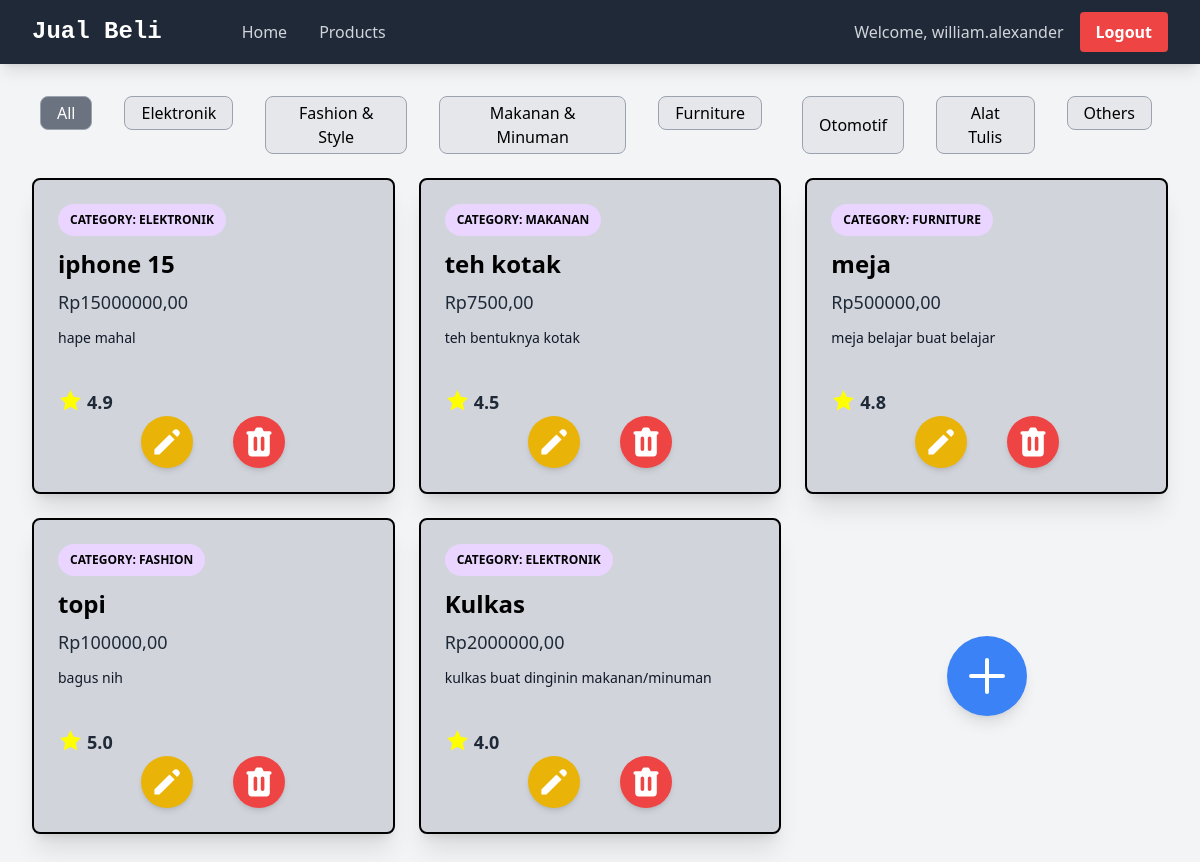
Screenshot of /show_product/ (signed in) with the database file from the repository.
### main/models.py (models this page shows, shortened)
class Product(models.Model):
    user = models.ForeignKey(User, on_delete=models.CASCADE)
    id = models.UUIDField(primary_key=True, default=uuid.uuid4, editable=False)
    name = models.CharField(max_length=255)
    price = models.IntegerField()
    description = models.TextField()
    stock = models.IntegerField()
    ratings = models.FloatField()
    category_choices = [
        ("elektronik", "Elektronik"),
        ("fashion", "Fashion & Style"),
        ("makanan", "Makanan & Minuman"),
        ("furniture", "Furniture"),
        ("otomotif", "Otomotif"),
        ("alattulis", "Alat Tulis"),
        ("others", "Others")
    ]
    category = models.CharField(max_length=20, choices=category_choices)

### main/views.py (the view)
# urls.py: path("show_product/", show_product, name="show_product"),
def show_product(request):
    product_entries = Product.objects.filter(user=request.user)
    context = {
        "category": "all",
        "product_entries": product_entries,
    }
    return render(request, "show_product.html", context)

### main/templates/show_product.html (shortened to what this page needs)
{% extends "base.html" %}
{% load static %}
{% block content %}
{% include "navbar.html" %}
    <div class="overflow-x-hidden px-4 md:px-8 pb-8 pt-24 min-h-screen bg-gray-100 flex flex-col">
        <div class="flex space-x-4">
            <a href="{% url 'main:show_product' %}"><div class="bg-gray-200 mx-2 px-4 py-1 border border-gray-400 rounded-lg flex items-center justify-center {% if category == 'all' %} bg-gray-500 text-white {% else %} hover:bg-gray-300 {% endif %}">
                <p class="text-center">All</p>
            </div></a>
            <a href="{% url 'main:show_product_by_category' 'elektronik' %}"><div class="bg-gray-200 mx-2 px-4 py-1 border border-gray-400 rounded-lg flex items-center justify-center {% if category == 'elektronik' %} bg-gray-500 text-white {% else %} hover:bg-gray-300 {% endif %}">
                <p class="text-center">Elektronik</p>
            </div></a>
            <a href="{% url 'main:show_product_by_category' 'fashion' %}"><div class="bg-gray-200 mx-2 px-4 py-1 border border-gray-400 rounded-lg flex items-center justify-center {% if category == 'fashion' %} bg-gray-500 text-white {% else %} hover:bg-gray-300 {% endif %}">
                <p class="text-center">Fashion & Style</p>
            </div></a>
            <a href="{% url 'main:show_product_by_category' 'makanan' %}"><div class="bg-gray-200 mx-2 px-4 py-1 border border-gray-400 rounded-lg flex items-center justify-center {% if category == 'makanan' %} bg-gray-500 text-white {% else %} hover:bg-gray-300 {% endif %}">
                <p class="text-center">Makanan & Minuman</p>
            </div></a>
            <a href="{% url 'main:show_product_by_category' 'furniture' %}"><div class="bg-gray-200 mx-2 px-4 py-1 border border-gray-400 rounded-lg flex items-center justify-center {% if category == 'furniture' %} bg-gray-500 text-white {% else %} hover:bg-gray-300 {% endif %}">
                <p class="text-center">Furniture</p>
            </div></a>
            <a href="{% url 'main:show_product_by_category' 'otomotif' %}"><div class="bg-gray-200 mx-2 px-4 py-1 border border-gray-400 rounded-lg flex items-center justify-center {% if category == 'otomotif' %} bg-gray-500 text-white {% else %} hover:bg-gray-300 {% endif %}">
                <p class="text-center">Otomotif</p></a>
            </div></a>
            <a href="{% url 'main:show_product_by_category' 'alattulis' %}"><div class="bg-gray-200 mx-4 px-4 py-1 border border-gray-400 rounded-lg flex items-center justify-center {% if category == 'alattulis' %} bg-gray-500 text-white {% else %} hover:bg-gray-300 {% endif %}">
                <a href="{% url 'main:show_product_by_category' 'alattulis' %}"><p class="text-center">Alat Tulis</p>
            </div></a>
            <a href="{% url 'main:show_product_by_category' 'others' %}"><div class="bg-gray-200 mx-4 px-4 py-1 border border-gray-400 rounded-lg flex items-center justify-center {% if category == 'others' %} bg-gray-500 text-white {% else %} hover:bg-gray-300 {% endif %}">
                <p class="text-center">Others</p>
            </div></a>
        </div>
        <br>
        {% if not product_entries %}
        <div class="mt-12 ml-16 mb-0">
            <a href="{% url 'main:create_new_product' %}" class="inline-flex bg-blue-500 text-white p-2 rounded-full shadow-lg hover:bg-blue-600">
                <svg xmlns="http://www.w3.org/2000/svg" class="w-12 h-12" fill="none" viewBox="0 0 24 24" stroke="currentColor">
                    <path stroke-linecap="round" stroke-linejoin="round" stroke-width="2" d="M12 4v16m8-8H4" />
                </svg>
            </a>
        </div>
        <div class="flex flex-col items-center justify-center min-h-[24rem] p-6">
            <img src="{% static 'image/data-not-found.png' %}" alt="not found" class=""/>
            <p class="text-center text-gray-600 mt-4">Belum ada produk disini</p>
        </div>
        {% else %}
        <div class="grid grid-cols-1 sm:grid-cols-2 lg:grid-cols-3 gap-6">
            {% for product_entry in product_entries %}
                {% include 'card_product.html' with product_entry=product_entry %}
            {% endfor %}
            <div class="flex items-center justify-center min-h-[200px]">
                <a href="{% url 'main:create_new_product' %}" class="inline-flex bg-blue-500 text-white p-4 rounded-full shadow-lg hover:bg-blue-600 transition-colors">
                    <svg xmlns="http://www.w3.org/2000/svg" class="w-12 h-12" fill="none" viewBox="0 0 24 24" stroke="currentColor">
                        <path stroke-linecap="round" stroke-linejoin="round" stroke-width="2" d="M12 4v16m8-8H4" />
                    </svg>
                </a>
            </div>
        </div>
        {% endif %}
{% endblock content %}

### templates/navbar.html (shortened to what this page needs)
<nav class="bg-gray-800 shadow-lg fixed top-0 left-0 z-40 w-screen">
    <div class="max-w-7xl mx-auto px-4 sm:px-6 lg:px-8">
      <div class="flex items-center justify-start h-16 ">
        <div class="flex items-center mr-20">
          <a href="{% url 'main:show_main' %}"><h1 class="text-2xl font-bold text-center text-white" style="font-family: monospace;">Jual Beli</h1></a>
        </div>
        <div class="flex items-center space-x-8">
            <a href="{% url 'main:show_main' %}"><h1 class="text-center text-gray-300 hover:text-white">Home</h4></a>
            <a href="{% url 'main:show_product' %}" class="text-center text-gray-300 hover:text-white"><h4>Products</h4></a>
        </div>
        <div class="flex items-center ml-auto space-x-4">
            {% if user.is_authenticated %}
              <span class="text-gray-300">Welcome, {{ user.username }}</span>
              <a href="{% url 'main:logout' %}" class="text-center bg-red-500 hover:bg-red-600 text-white font-bold py-2 px-4 rounded transition duration-300">
                Logout
              </a>
            {% endif %}
          </div>
      </div>
    </div>
  </nav>

### main/templates/card_product.html (shortened to what this page needs)
<div class="relative max-w-sm bg-gray-300 shadow-xl rounded-lg overflow-hidden text-white p-6 border-2 border-black">
    <div class="{%if product_entry.stock == 0 %} blur-sm {% endif %}">
        <div class="inline-block bg-purple-200 text-xs px-3 py-2 uppercase font-semibold rounded-full mb-3"><h4 class="text-black">Category: {{product_entry.category}}</h4></div>
        <h2 class="text-2xl font-bold mb-2 text-black">{{product_entry.name}}</h2>
        <div class="text-lg mb-3 text-gray-800">Rp{{product_entry.price}},00</div>
        <p class="text-gray-900 text-sm mb-4">
        {{product_entry.description}}
        </p>
        <br>
        <div class="flex space-x-1">
            <span>
                <svg xmlns="http://www.w3.org/2000/svg" viewBox="0 0 24 24" width="25" height="25" fill="yellow">
                    <polygon points="12,2 15,8.5 22,9.5 17,14.5 18.5,21.5 12,18 5.5,21.5 7,14.5 2,9.5 9,8.5" />
                </svg>
            </span>
            <h4 class="text-lg font-bold text-gray-800"> {{ product_entry.ratings }}</h4>
        </div>
        <div class="top-0 -right-4 flex space-x-10 justify-center ">
            <a href="{% url 'main:edit_product' product_entry.pk %}" class="bg-yellow-500 hover:bg-yellow-600 text-white rounded-full p-2 transition duration-300 shadow-md">
            <svg xmlns="http://www.w3.org/2000/svg" class="h-9 w-9" viewBox="0 0 20 20" fill="currentColor">
                <path d="M13.586 3.586a2 2 0 112.828 2.828l-.793.793-2.828-2.828.793-.793zM11.379 5.793L3 14.172V17h2.828l8.38-8.379-2.83-2.828z" />
            </svg>
            </a>
            <a href="{% url 'main:delete_product' product_entry.pk %}" class="bg-red-500 hover:bg-red-600 text-white rounded-full p-2 transition duration-300 shadow-md">
            </a>
        </div>
    </div>
  </div>

### rows the page displays
Product: category "ELEKTRONIK", name "iphone 15", price "15000000", description "hape mahal", ratings "4.9"
Product: category "MAKANAN", name "teh kotak", price "7500", description "teh bentuknya kotak", ratings "4.5"
Product: category "FURNITURE", name "meja", price "500000", description "meja belajar buat belajar", ratings "4.8"
Product: category "FASHION", name "topi", price "100000", description "bagus nih", ratings "5.0"
Product: category "ELEKTRONIK", name "Kulkas", price "2000000", description "kulkas buat dinginin makanan/minuman", ratings "4.0"

### other values shown
{{ user.username }} "william.alexander"
